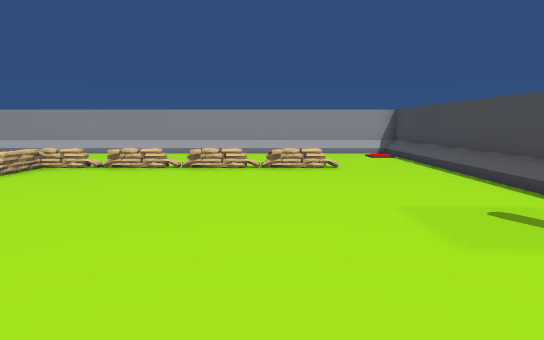
[1] (above)

16 first-person views from a walk through a Unity game level. The camera is 1.3 m above the floor, tilts 8° down and sees 80° across. The floor is counted in squares, 1 m on a side. Each view is taken from the middle of a square. On the plan, view 1 faces up. The plan holds only what a view shows up to about 14 squares ahead; the rest is blank. The place goes on beyond the plan. The player character is not drawn. Some animated figures are not drawn.

[2]
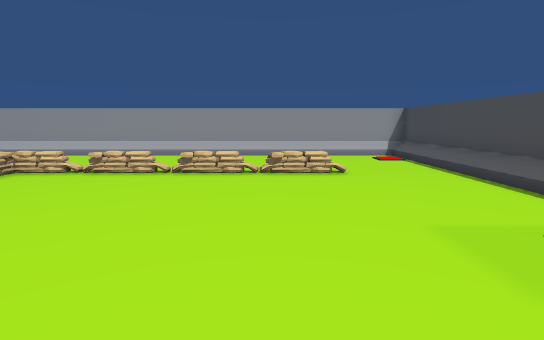

[3]
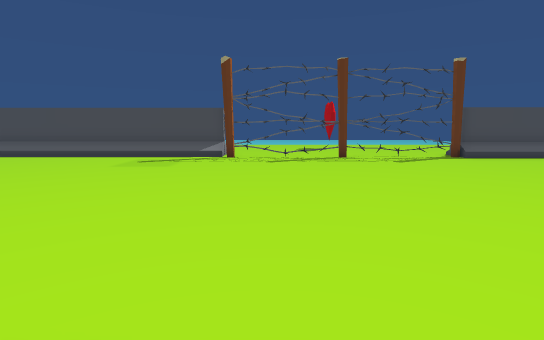

[4]
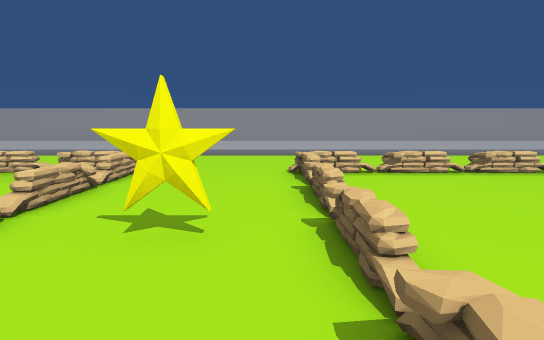

[5]
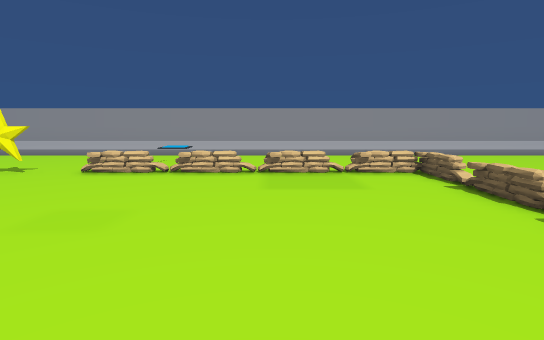

[6]
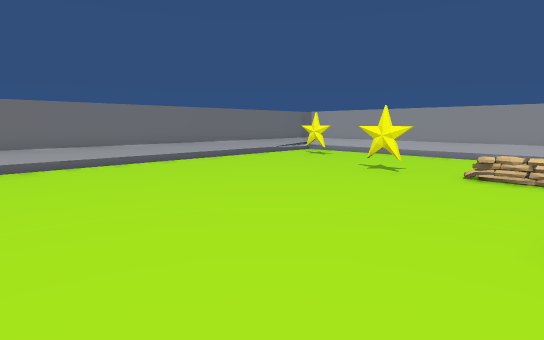

[7]
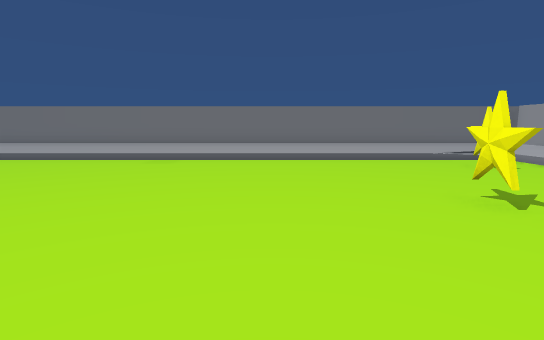

[8]
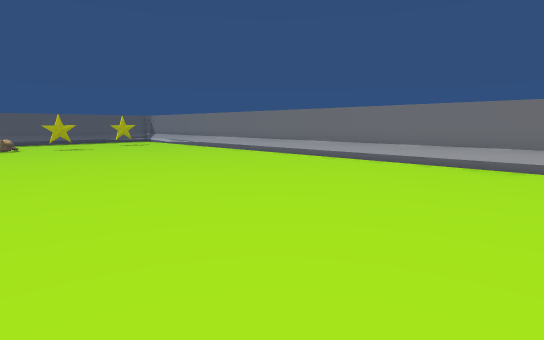

[9]
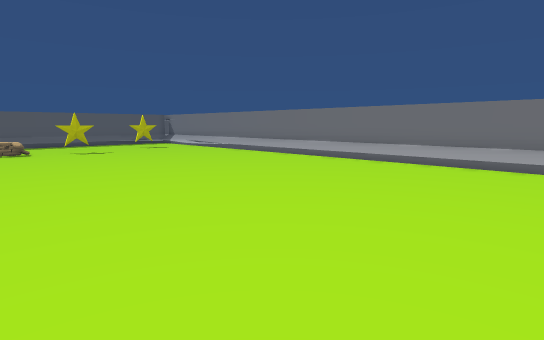

[10]
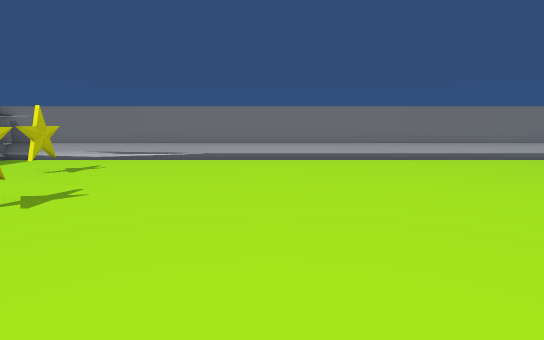

[11]
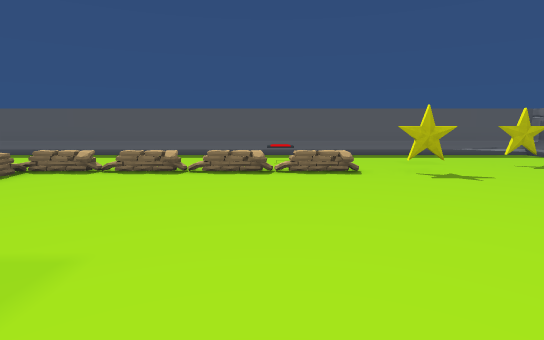

[12]
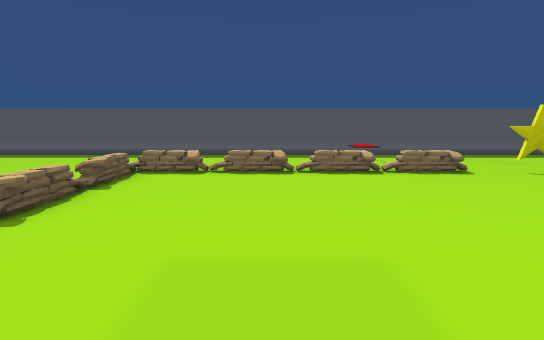

[13]
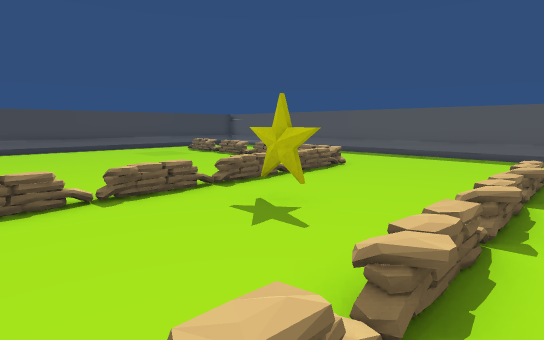

[14]
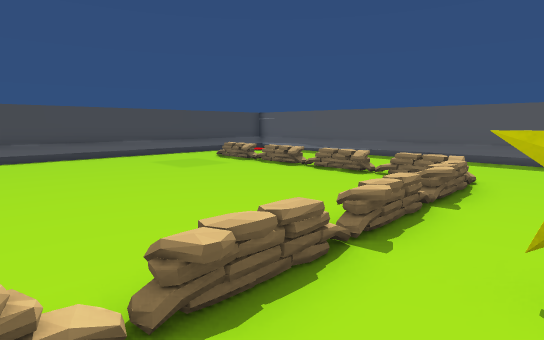

[15]
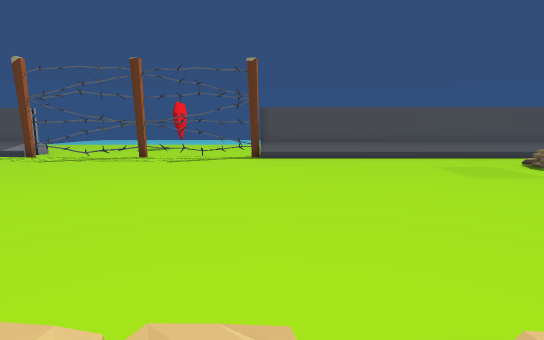

[16]
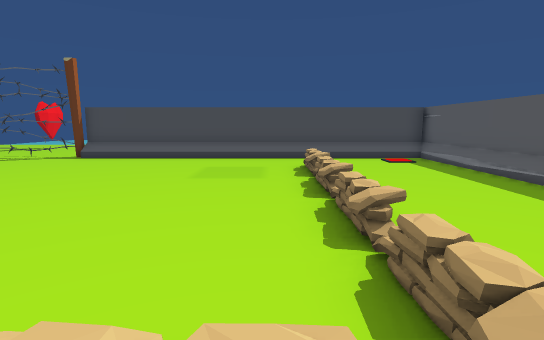

### Floor plan
Key: @ floor where view 1 was taken; # wall or solid block; x gap in a wall; . main floor; : floor 0.25 m higher than the main floor; + floor 0.5 m higher than the main floor; / step, stairs or slope; = window, fence, low wall or low ledge; ^ raised ledge; O other object.
Columns run from 31 left of view 1 to 6 right of it. Each row starts with its distance up from view 1.
 15 ^x####################################
 14 ^/..........  ..  . ........  ..  ../#
 13 ^/........ .  .. .. ........  .. .../#
 12 ^/.O...... .O ..... ............ .../#
 11 ^/........  .    .   ...  ...    .../#
 10 ^/......O.=.:.#O .O= ...=....O.O=.../#
  9 ^/.................=....=.........../#
  8 ^/.................:..../.........../#
  7 ^/.................=....=.........../#
  6 ^/......................O.........../#
  5 ^/.................O..O.O.........../#
  4 ^/................. ....=.........../#
  3 ^/................   .../.........../#
  2 ^/...........           =...........##
  1 ^/...........  .       . ...........x.
  0 ^/...........          . ......@....#.
 -1 ^/...........            ...........x.
 -2 ^/...........            ...........#.
 -3 ^/...........             ..........x.
 -4 ^/...........              .........#.
 -5 ^/...........             ..........x.
 -6 ^/..........             ...........#.
 -7 ^/...........  .  . ....=...........x.
 -8 ^/..........       +....O...........#
 -9 ^/.................+....O...........#
-10 ^/.................+....=...........#
-11 ^/....................O./...........#
-12 ^/.................O....=...........#
-13 ^/................. ....+...........#
-14 ^/.................O....+...........#
-15 ^/.................O....+...........#
-16 ^/......O.O===:+++==....=.:++++.+:..#
-17 ^/..O.....  . .     ................#
-18 ^/........ .. .. .. ................#
-19 ^/..........O .. .. ................#
-20 ^/........... ......................#
-21 ^x###################################

Positions as (right, up) in squares from view 1, and headings:
1: (0, 0), facing up
2: (0, 1), facing up
3: (-8, 0), facing right
4: (-8, 1), facing up
5: (-16, 1), facing up
6: (-19, 1), facing up-left
7: (-18, 6), facing left
8: (-19, 4), facing down-left
9: (-19, 1), facing down-left
10: (-18, -11), facing left
11: (-19, -7), facing down
12: (-16, -7), facing down
13: (-13, -7), facing down-right
14: (-9, -8), facing down-right
15: (-8, -8), facing right
16: (-8, -15), facing right
